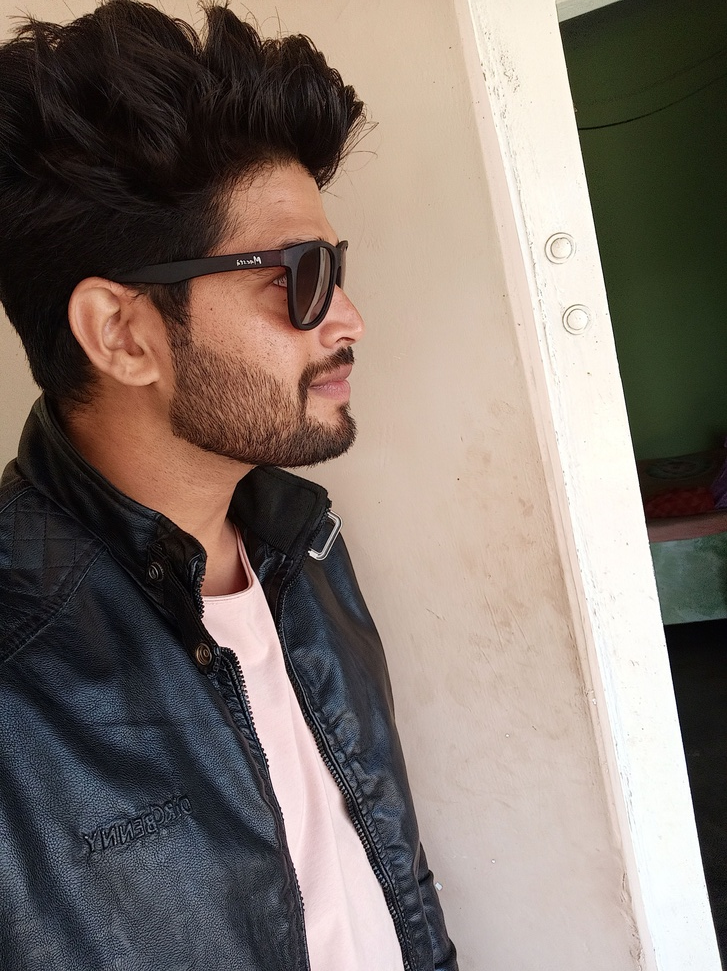
#> input picture convert img in array/rahul.jpg, 727 x 971 px, shrunk from 3460 x 4623 before the run
$ jupyter execute 'convert image to numpy array.ipynb'
#> lines starting #> are read from the running program, lines starting #| are printed output that depends on the picture
[cell 1]
import cv2

[cell 2]
im_g =cv2.imread("smallgray.png",0) # here 0 for means image in gray scale and 1 for bgr(blue,gray and red)
print(im_g)
#| None

[cell 3]
cv2.imwrite("newsmallgray.png",im_g)
#> Out = True

[cell 4]
im_g1 = cv2.imread("rahul.jpg",0)
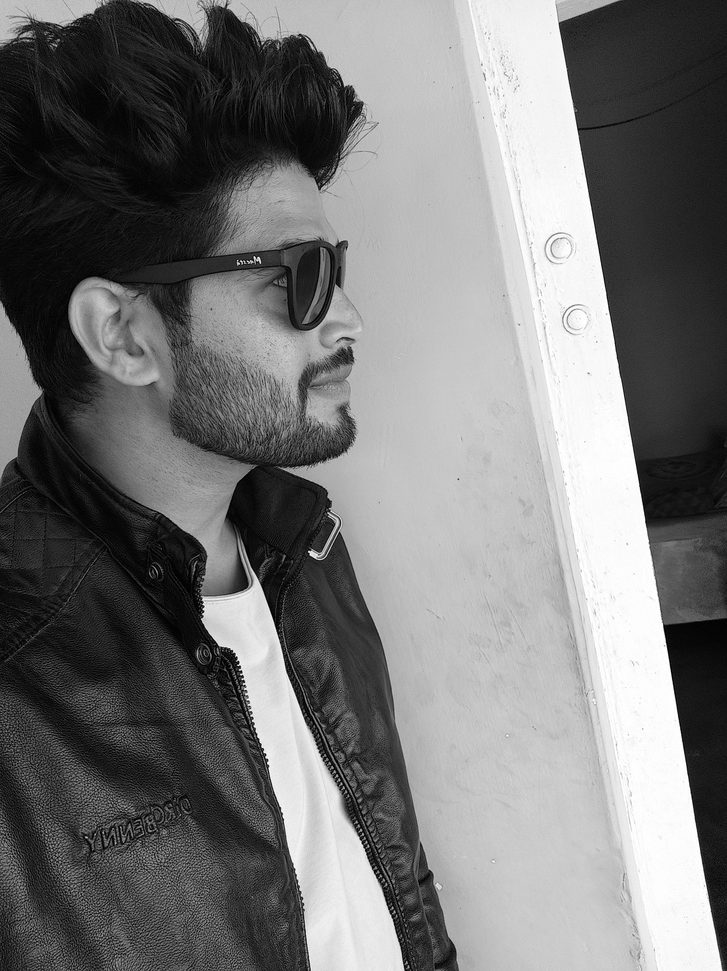
#> im_g1: shape (971, 727); min 0, max 255, mean 119.1
im_g1

[cell 5]
cv2.imwrite("rahul_new.png",im_g1)
#> Out = True
